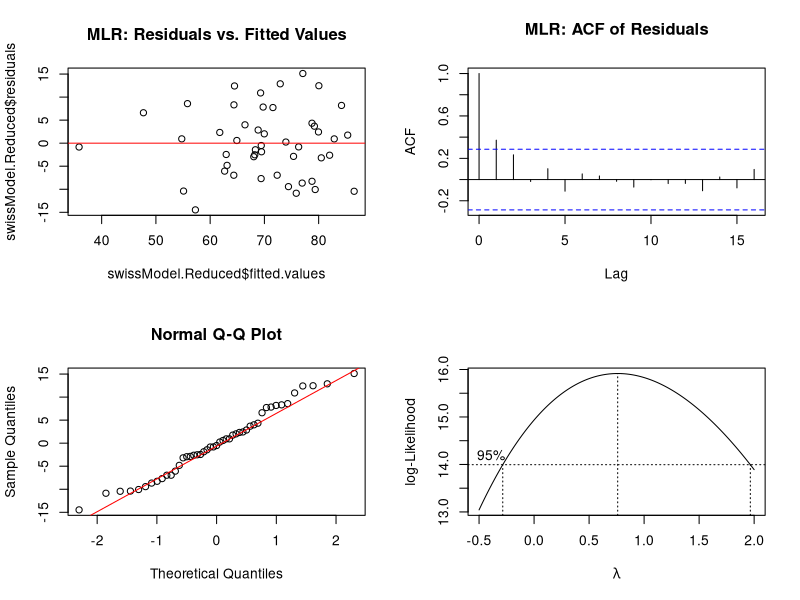

R code for this plot:
## ---- chunk 1
# load the data
#?swiss

attach(swiss)
## ---- chunk 2
swissModel.Full <-lm(Fertility~Education + Catholic + Infant.Mortality + Agriculture + Examination) # I put agriculture and examination on the end
swissModel.Full # view the full model coefficients

swissModel.Reduced <-lm(Fertility ~ Education + Catholic + Infant.Mortality)
swissModel.Reduced # view the reduced coefficients
## ---- chunk 3

# run the anova for the reduced model vs full model
anova(swissModel.Reduced,swissModel.Full)

## ---- chunk 4
print(paste("Test Statistic: ",qf(0.95,2,41)))
## ---- chunk 5

par(mfrow=c(2,2)) # 2 rows, 2 columns - there will be three panes to look through

# Residual plot
plot(swissModel.Reduced$fitted.values,swissModel.Reduced$residuals, main="MLR: Residuals vs. Fitted Values")
abline(h=0,col="red")

# ACF Plot
acf(swissModel.Reduced$residuals, main="MLR: ACF of Residuals")

# QQ Plot of Residuals
qqnorm(swissModel.Reduced$residuals)
qqline(swissModel.Reduced$residuals, col="red")

## BoxCox
library(MASS)
boxcox(swissModel.Reduced, lambda = seq(-0.5, 2, 0.01))
## ---- chunk 6
# calculate that F statistic using SSR's and SSE
F0 = ((0.136 + 5.101 + 0.028) / 3) / (105.413 / 107)
print(paste("F0 is: ", F0))

# create the critical value
criticalFValue = qf(0.95,3,107)
print(paste("The critical value is: ", criticalFValue))

# create the pvalue
pvalue = 1-pf(F0,3,107)
print(paste("The p value for the F statistic is: ", pvalue))
## ---- chunk 7
# calculate that F statistic using SSR's and SSE when dropping x3 and x4
F0 = ((0.136 + 5.101) / 2) / (105.441 / 108)
print(paste("F0 is: ", F0))

# create the critical value
criticalFValue = qf(0.95,2,108)
print(paste("The critical value is: ", criticalFValue))

# create the pvalue
pvalue = 1-pf(F0,2,108)
print(paste("The p value for the F statistic is: ", pvalue))
